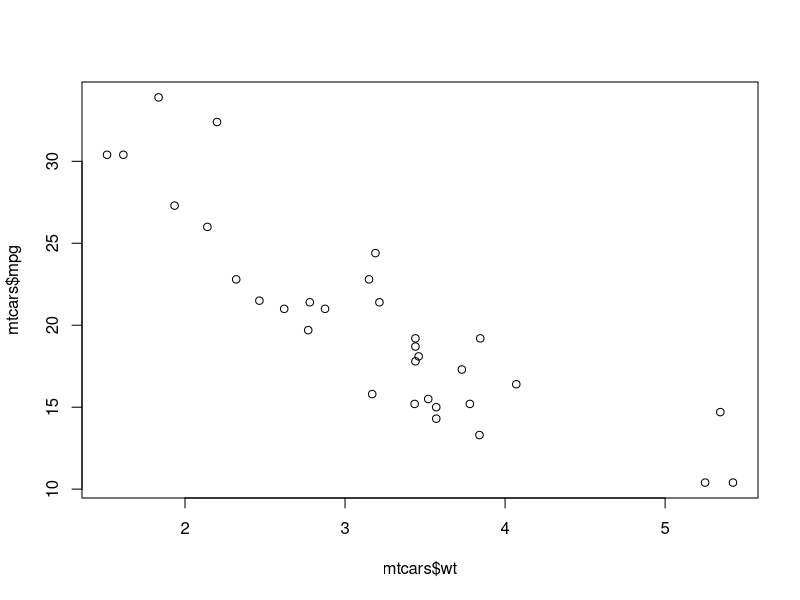
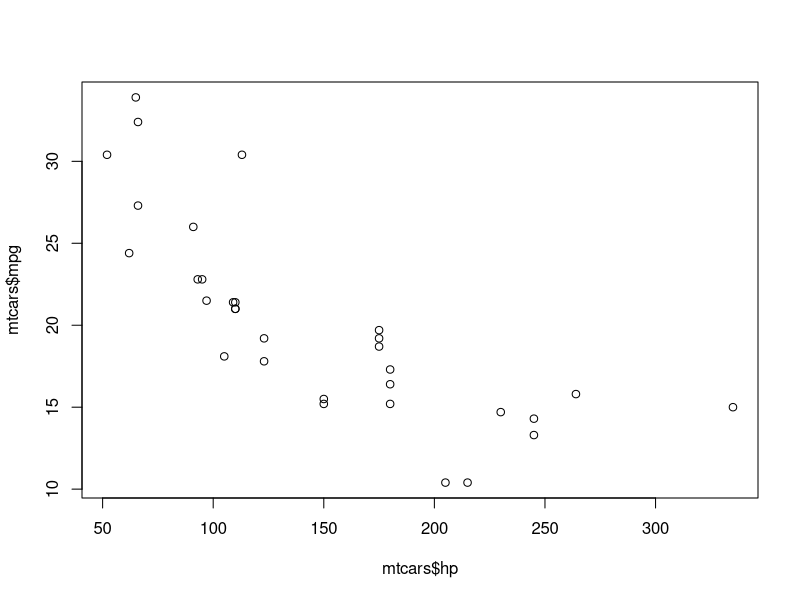

Write the R code that produced these figures, in order.
## ---- chunk 1
plot(mtcars$wt, mtcars$mpg)
## ---- chunk 2
plot(mtcars$hp, mtcars$mpg)
## ---- chunk 3
head(mtcars[, 1:4], 30)
